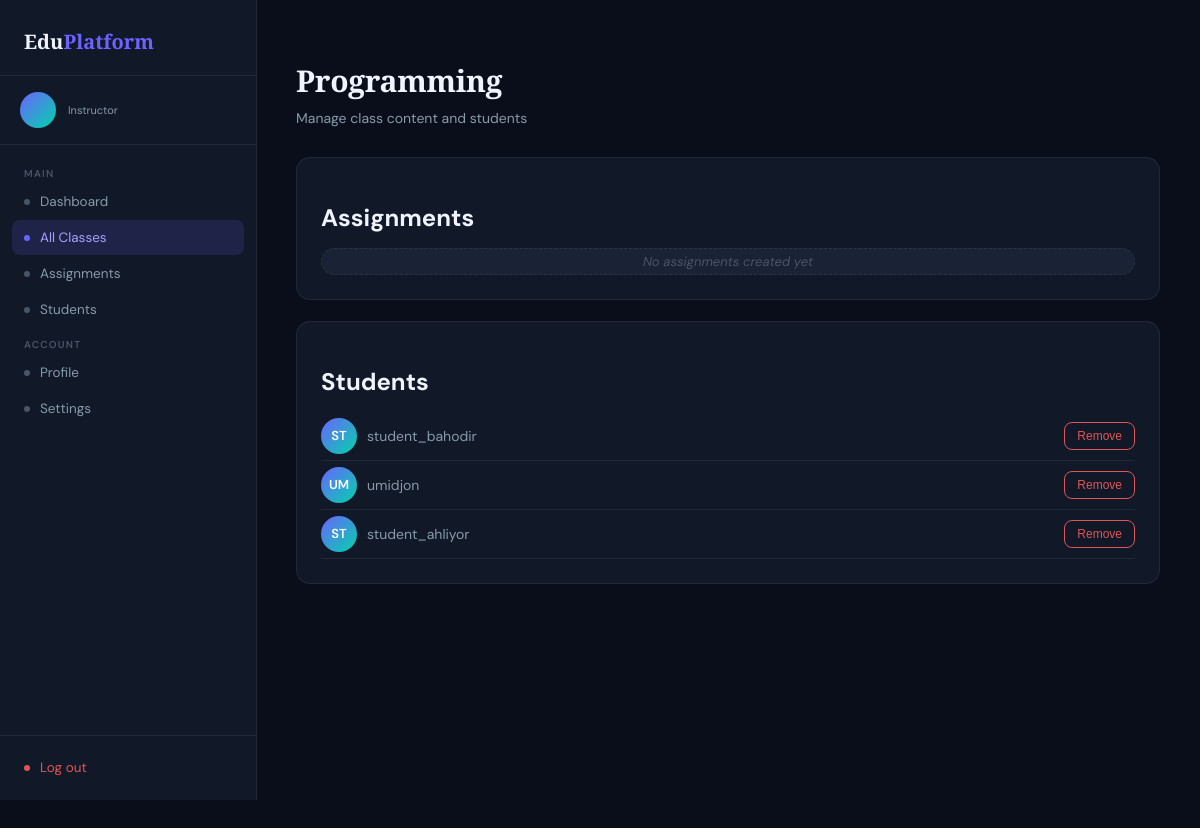
Page /classes/16/ on the committed database.
### classes/models.py (models this page shows, shortened)
class Class(models.Model):
    name = models.CharField(max_length=100)
    bio = models.TextField(blank=True , help_text='class description')
    created_at = models.DateTimeField(auto_now_add=True)
    teacher = models.ForeignKey(
        Teacher,
        on_delete=models.CASCADE ,
        related_name = 'classes'
    )
    students = models.ManyToManyField(
        Student,
        through='Membership',
        blank=True
    )
    class Meta:
        verbose_name_plural = "Classes"
        ordering = ['-created_at']

### student/models.py (models this page shows, shortened)
class Student(models.Model):
    user = models.OneToOneField(settings.AUTH_USER_MODEL, on_delete=models.CASCADE)

### accounts/models.py (models this page shows)
class User(AbstractUser):
    ROLE_CHOICE= (
        ('student', 'Student'),
        ('teacher', 'Teacher')
    )
    role =models.CharField(max_length = 10, choices= ROLE_CHOICE)

### classes/views.py (the view)
# urls.py: path('<int:pk>/', views.class_detail, name='class_detail'),
def class_detail(request, pk):
    cls = get_object_or_404(Class.objects.prefetch_related("students__user"), pk=pk)
    classes = Class.objects.filter(teacher=cls.teacher).annotate(
        student_count=Count("students")
    )
    total_students = sum(c.student_count for c in classes)
    return render(request, "classes/teacher_class_detail.html", {
        "class": cls,
        "total_students": total_students
    })

### classes/templates/classes/teacher_class_detail.html (shortened to what this page needs)
<!DOCTYPE html>
<html lang="en">
<head>
</head>
<body>
<aside class="sidebar">
  <div class="sidebar-logo">
    <div class="logo-text">Edu<span>Platform</span></div>
  </div>
  <div class="sidebar-user">
    <div class="avatar">{{ user.username|slice:":2"|upper }}</div>
    <div>
      <div class="user-role">Instructor</div>
    </div>
  </div>
  <nav class="sidebar-nav">
    <div class="nav-label">Main</div>
    <a href="{% url 'teacher:dashboard' %}" class="nav-item"><span class="nav-dot"></span> Dashboard</a>
    <a href="{% url 'teacher:allclasses' %}" class="nav-item active"><span class="nav-dot"></span> All Classes</a>
    <a href="{% url 'classes:assignments' %}" class="nav-item"><span class="nav-dot"></span> Assignments</a>
    <a href="{% url 'teacher:students' %}" class="nav-item"><span class="nav-dot"></span> Students</a>
    <div class="nav-label">Account</div>
    <a href="{% url 'teacher:profile' %}" class="nav-item"><span class="nav-dot"></span> Profile</a>
    <a href="{% url 'teacher:settings' %}" class="nav-item"><span class="nav-dot"></span> Settings</a>
  </nav>
  <div class="sidebar-footer">
    <a href="{% url 'accounts:logout' %}" class="nav-item" style="color:#e05555;"><span class="nav-dot" style="background:#e05555;"></span> Log out</a>
  </div>
</aside>
<main class="main">
  <h1 class="page-title">{{ class.name }}</h1>
  <p class="page-sub">Manage class content and students</p>
  <div class="card">
    <h2 style="margin-bottom: 15px;">Assignments</h2>
    {% if assignments %}
      {% for a in assignments %}
      <div class="assignment">
        <div>
          <div class="assignment-title">{{ a.title }}</div>
          <div class="assignment-desc">
            {{ a.description|default:"No description" }}
          </div>
        </div>
        <a href="{% url 'classes:assignment_detail' a.id %}" class="btn btn-primary">
          View
        </a>
      </div>
      {% endfor %}
    {% else %}
      <div class="empty">No assignments created yet</div>
    {% endif %}
  </div>
  <br>
  <div class="card">
    <h2 style="margin-bottom: 15px;">Students</h2>
    {% for student in class.students.all %}
    <div class="student-row">
      <div class="student-info">
        <div class="avatar">
          {{ student.user.username|slice:":2"|upper }}
        </div>
        <div class="student-name">
          {{ student.user.username }}
        </div>
      </div>
      <form method="POST" action="{% url 'classes:remove_student' class.id student.id %}">
        <button type="submit" class="btn-delete">
          Remove
        </button>
      </form>
    </div>
    {% empty %}
      <div class="empty">No students enrolled</div>
    {% endfor %}
  </div>
</main>
</body>
</html>

### rows in the picture
Class: name "Programming"
Student: user.username "ST", user.username "student_bahodir"
Student: user.username "UM", user.username "umidjon"
Student: user.username "ST", user.username "student_ahliyor"
